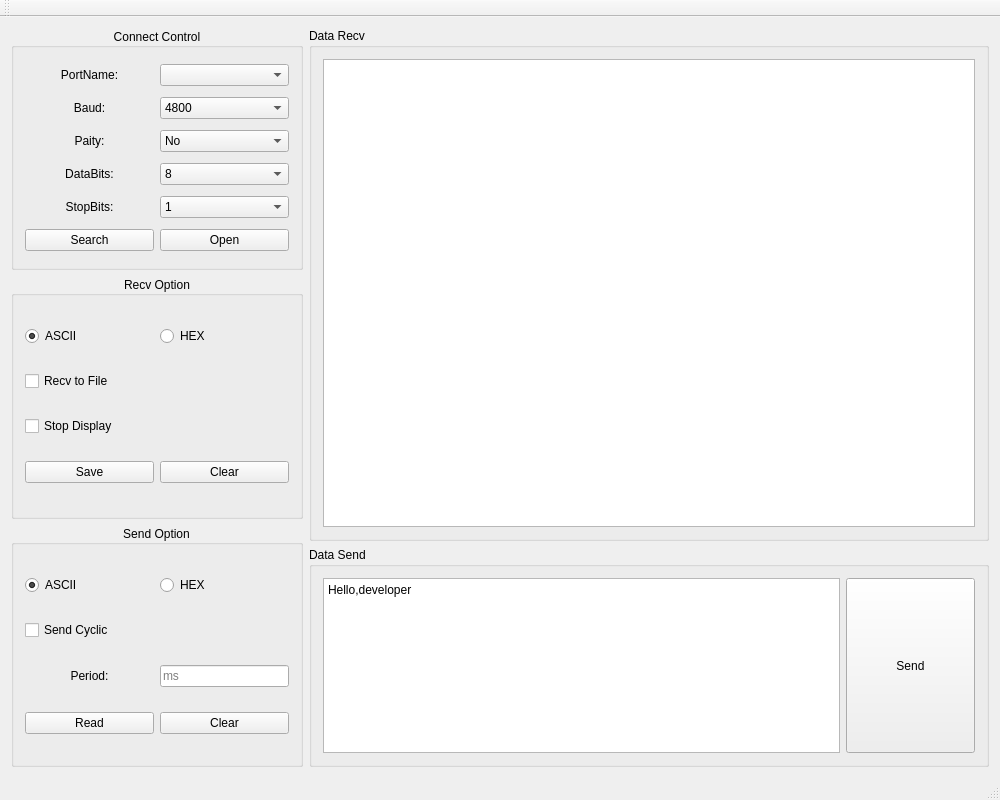
<?xml version="1.0" encoding="UTF-8"?>
<ui version="4.0">
 <class>MainWindow</class>
 <widget class="QMainWindow" name="MainWindow">
  <property name="geometry">
   <rect>
    <x>0</x>
    <y>0</y>
    <width>1000</width>
    <height>800</height>
   </rect>
  </property>
  <property name="windowTitle">
   <string>EasySerial</string>
  </property>
  <widget class="QWidget" name="centralWidget">
   <layout class="QHBoxLayout" name="horizontalLayout_2" stretch="3,7">
    <item>
     <layout class="QVBoxLayout" name="verticalLayout_2">
      <item>
       <widget class="QGroupBox" name="groupBox">
        <property name="title">
         <string>Connect Control</string>
        </property>
        <property name="alignment">
         <set>Qt::AlignCenter</set>
        </property>
        <layout class="QGridLayout" name="gridLayout">
         <item row="0" column="0">
          <widget class="QLabel" name="label">
           <property name="text">
            <string>PortName:</string>
           </property>
           <property name="alignment">
            <set>Qt::AlignCenter</set>
           </property>
          </widget>
         </item>
         <item row="0" column="1">
          <widget class="QComboBox" name="comboBox_name"/>
         </item>
         <item row="1" column="0">
          <widget class="QLabel" name="label_2">
           <property name="text">
            <string>Baud:</string>
           </property>
           <property name="alignment">
            <set>Qt::AlignCenter</set>
           </property>
          </widget>
         </item>
         <item row="1" column="1">
          <widget class="QComboBox" name="comboBox_baud">
           <item>
            <property name="text">
             <string>4800</string>
            </property>
           </item>
           <item>
            <property name="text">
             <string>9600</string>
            </property>
           </item>
           <item>
            <property name="text">
             <string>14400</string>
            </property>
           </item>
           <item>
            <property name="text">
             <string>19200</string>
            </property>
           </item>
           <item>
            <property name="text">
             <string>38400</string>
            </property>
           </item>
           <item>
            <property name="text">
             <string>57600</string>
            </property>
           </item>
           <item>
            <property name="text">
             <string>115200</string>
            </property>
           </item>
          </widget>
         </item>
         <item row="2" column="0">
          <widget class="QLabel" name="label_3">
           <property name="text">
            <string>Paity:</string>
           </property>
           <property name="alignment">
            <set>Qt::AlignCenter</set>
           </property>
          </widget>
         </item>
         <item row="2" column="1">
          <widget class="QComboBox" name="comboBox_paity">
           <item>
            <property name="text">
             <string>No</string>
            </property>
           </item>
           <item>
            <property name="text">
             <string>Even</string>
            </property>
           </item>
           <item>
            <property name="text">
             <string>Odd</string>
            </property>
           </item>
           <item>
            <property name="text">
             <string>Space</string>
            </property>
           </item>
           <item>
            <property name="text">
             <string>Mark</string>
            </property>
           </item>
          </widget>
         </item>
         <item row="3" column="0">
          <widget class="QLabel" name="label_4">
           <property name="text">
            <string>DataBits:</string>
           </property>
           <property name="alignment">
            <set>Qt::AlignCenter</set>
           </property>
          </widget>
         </item>
         <item row="3" column="1">
          <widget class="QComboBox" name="comboBox_dataBits">
           <item>
            <property name="text">
             <string>8</string>
            </property>
           </item>
           <item>
            <property name="text">
             <string>7</string>
            </property>
           </item>
           <item>
            <property name="text">
             <string>6</string>
            </property>
           </item>
           <item>
            <property name="text">
             <string>5</string>
            </property>
           </item>
          </widget>
         </item>
         <item row="4" column="0">
          <widget class="QLabel" name="label_5">
           <property name="text">
            <string>StopBits:</string>
           </property>
           <property name="alignment">
            <set>Qt::AlignCenter</set>
           </property>
          </widget>
         </item>
         <item row="4" column="1">
          <widget class="QComboBox" name="comboBox_stopBits">
           <item>
            <property name="text">
             <string>1</string>
            </property>
           </item>
           <item>
            <property name="text">
             <string>1.5</string>
            </property>
           </item>
           <item>
            <property name="text">
             <string>2</string>
            </property>
           </item>
          </widget>
         </item>
         <item row="5" column="1">
          <widget class="QPushButton" name="pushButton_open">
           <property name="text">
            <string>Open</string>
           </property>
          </widget>
         </item>
         <item row="5" column="0">
          <widget class="QPushButton" name="pushButton_search">
           <property name="text">
            <string>Search</string>
           </property>
          </widget>
         </item>
        </layout>
       </widget>
      </item>
      <item>
       <widget class="QGroupBox" name="groupBox_2">
        <property name="title">
         <string>Recv Option</string>
        </property>
        <property name="alignment">
         <set>Qt::AlignCenter</set>
        </property>
        <layout class="QGridLayout" name="gridLayout_2">
         <item row="3" column="0">
          <widget class="QPushButton" name="pushButton_save">
           <property name="text">
            <string>Save</string>
           </property>
          </widget>
         </item>
         <item row="2" column="0" colspan="2">
          <widget class="QCheckBox" name="checkBox_stop_display">
           <property name="text">
            <string>Stop Display</string>
           </property>
          </widget>
         </item>
         <item row="0" column="0">
          <widget class="QRadioButton" name="radioButton_recv_ascii">
           <property name="text">
            <string>ASCII</string>
           </property>
           <property name="checked">
            <bool>true</bool>
           </property>
          </widget>
         </item>
         <item row="0" column="1">
          <widget class="QRadioButton" name="radioButton_recv_hex">
           <property name="text">
            <string>HEX</string>
           </property>
          </widget>
         </item>
         <item row="3" column="1">
          <widget class="QPushButton" name="pushButton_clear_recv">
           <property name="text">
            <string>Clear</string>
           </property>
          </widget>
         </item>
         <item row="1" column="0" colspan="2">
          <widget class="QCheckBox" name="checkBox_recv_to_file">
           <property name="text">
            <string>Recv to File</string>
           </property>
          </widget>
         </item>
        </layout>
       </widget>
      </item>
      <item>
       <widget class="QGroupBox" name="groupBox_3">
        <property name="title">
         <string>Send Option</string>
        </property>
        <property name="alignment">
         <set>Qt::AlignCenter</set>
        </property>
        <layout class="QGridLayout" name="gridLayout_3" columnstretch="1,1">
         <item row="0" column="0">
          <widget class="QRadioButton" name="radioButton_send_ascii">
           <property name="text">
            <string>ASCII</string>
           </property>
           <property name="checked">
            <bool>true</bool>
           </property>
          </widget>
         </item>
         <item row="1" column="0" colspan="2">
          <widget class="QCheckBox" name="checkBox_send_cyclic">
           <property name="text">
            <string>Send Cyclic</string>
           </property>
          </widget>
         </item>
         <item row="4" column="0">
          <widget class="QPushButton" name="pushButton_read">
           <property name="text">
            <string>Read</string>
           </property>
          </widget>
         </item>
         <item row="3" column="1">
          <widget class="QLineEdit" name="lineEdit_send_period">
           <property name="text">
            <string/>
           </property>
           <property name="placeholderText">
            <string>ms</string>
           </property>
          </widget>
         </item>
         <item row="0" column="1">
          <widget class="QRadioButton" name="radioButton_send_hex">
           <property name="text">
            <string>HEX</string>
           </property>
          </widget>
         </item>
         <item row="3" column="0">
          <widget class="QLabel" name="label_6">
           <property name="text">
            <string>Period:</string>
           </property>
           <property name="alignment">
            <set>Qt::AlignCenter</set>
           </property>
          </widget>
         </item>
         <item row="4" column="1">
          <widget class="QPushButton" name="pushButton_clear_send">
           <property name="text">
            <string>Clear</string>
           </property>
          </widget>
         </item>
        </layout>
       </widget>
      </item>
     </layout>
    </item>
    <item>
     <layout class="QVBoxLayout" name="verticalLayout" stretch="7,3">
      <item>
       <widget class="QGroupBox" name="groupBox_4">
        <property name="title">
         <string>Data Recv</string>
        </property>
        <layout class="QGridLayout" name="gridLayout_4">
         <item row="0" column="0">
          <widget class="QTextBrowser" name="textBrowser"/>
         </item>
        </layout>
       </widget>
      </item>
      <item>
       <widget class="QGroupBox" name="groupBox_5">
        <property name="title">
         <string>Data Send</string>
        </property>
        <layout class="QHBoxLayout" name="horizontalLayout" stretch="8,2">
         <item>
          <widget class="QTextEdit" name="textEdit">
           <property name="html">
            <string>&lt;!DOCTYPE HTML PUBLIC &quot;-//W3C//DTD HTML 4.0//EN&quot; &quot;http://www.w3.org/TR/REC-html40/strict.dtd&quot;&gt;
&lt;html&gt;&lt;head&gt;&lt;meta name=&quot;qrichtext&quot; content=&quot;1&quot; /&gt;&lt;style type=&quot;text/css&quot;&gt;
p, li { white-space: pre-wrap; }
&lt;/style&gt;&lt;/head&gt;&lt;body style=&quot; font-family:'SimSun'; font-size:9pt; font-weight:400; font-style:normal;&quot;&gt;
&lt;p style=&quot; margin-top:0px; margin-bottom:0px; margin-left:0px; margin-right:0px; -qt-block-indent:0; text-indent:0px;&quot;&gt;Hello,developer&lt;/p&gt;&lt;/body&gt;&lt;/html&gt;</string>
           </property>
          </widget>
         </item>
         <item>
          <widget class="QPushButton" name="pushButton_send">
           <property name="sizePolicy">
            <sizepolicy hsizetype="Minimum" vsizetype="Expanding">
             <horstretch>0</horstretch>
             <verstretch>0</verstretch>
            </sizepolicy>
           </property>
           <property name="text">
            <string>Send</string>
           </property>
          </widget>
         </item>
        </layout>
       </widget>
      </item>
     </layout>
    </item>
   </layout>
  </widget>
  <widget class="QMenuBar" name="menuBar">
   <property name="geometry">
    <rect>
     <x>0</x>
     <y>0</y>
     <width>1000</width>
     <height>17</height>
    </rect>
   </property>
  </widget>
  <widget class="QToolBar" name="mainToolBar">
   <attribute name="toolBarArea">
    <enum>TopToolBarArea</enum>
   </attribute>
   <attribute name="toolBarBreak">
    <bool>false</bool>
   </attribute>
  </widget>
  <widget class="QStatusBar" name="statusBar"/>
 </widget>
 <layoutdefault spacing="6" margin="11"/>
 <resources/>
 <connections/>
</ui>
